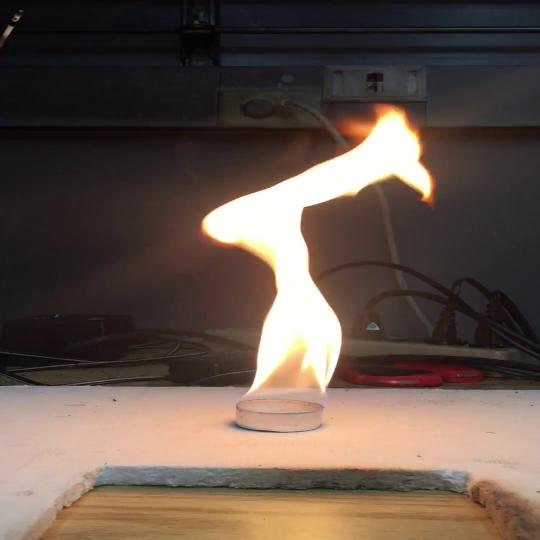
#> input picture VideoProecessing/frame1808.jpg, 1080 x 1080 px, found by its file name (shown at 1/2 size)
$ python SingleImageProcessing.py
#> lines starting #> are read from the running program, lines starting #| are printed output that depends on the picture
import cv2

img = cv2.imread('/Users/wangmeijie/ALLImportantProjects/FlameDetectionAPP/MaskRCNN/JPEGImages/frame1808.jpg')
#> img is the input picture: shape (1080, 1080, 3); mean B, G, R 74.4, 83.8, 99.8
gs = cv2.cvtColor(img,cv2.COLOR_BGR2GRAY)
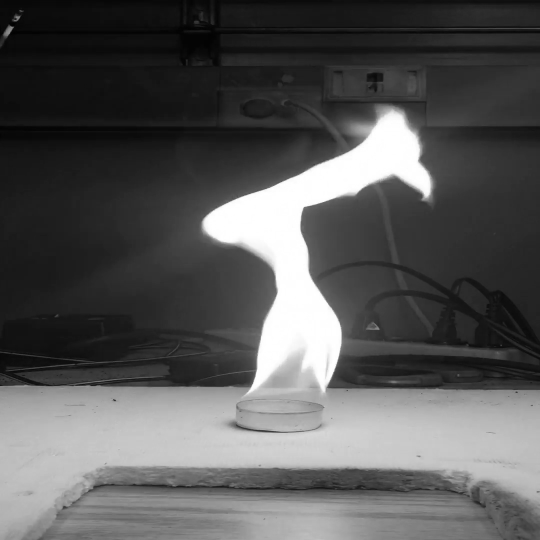
#> gs: shape (1080, 1080) (shown at 1/2 size); min 0, max 255, mean 87.5


gs_neg = 255 - gs.astype(int)
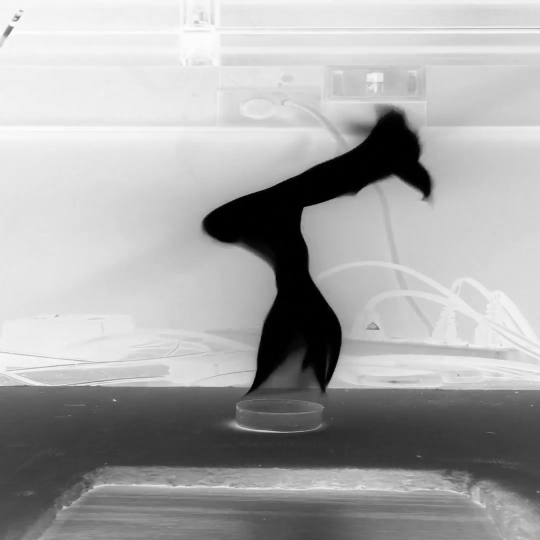
#> gs_neg: shape (1080, 1080) int64 (shown at 1/2 size); min 0, max 255, mean 167.5
# gs_neg[gs_neg>800] = 1000  02/26/2020
gs_neg[gs_neg>800] = 1000
gs_neg = gs_neg.astype('uint8')


#Show Image List
show_imagename = ['negative']
show_image = [gs_neg]

n_showimg = len(show_image)
#> n_showimg = 1

print(n_showimg)
#| 1
cv2.imshow(show_imagename[0],show_image[0])
# cv2.imwrite(show_imagename[0],show_image[0])

#Image Showing Sequencing
# for k in range (0,n_showimg):
#     cv2.imshow(show_imagename[k],show_image[k])

cv2.waitKey(0)
cv2.destroyAllWindows()
